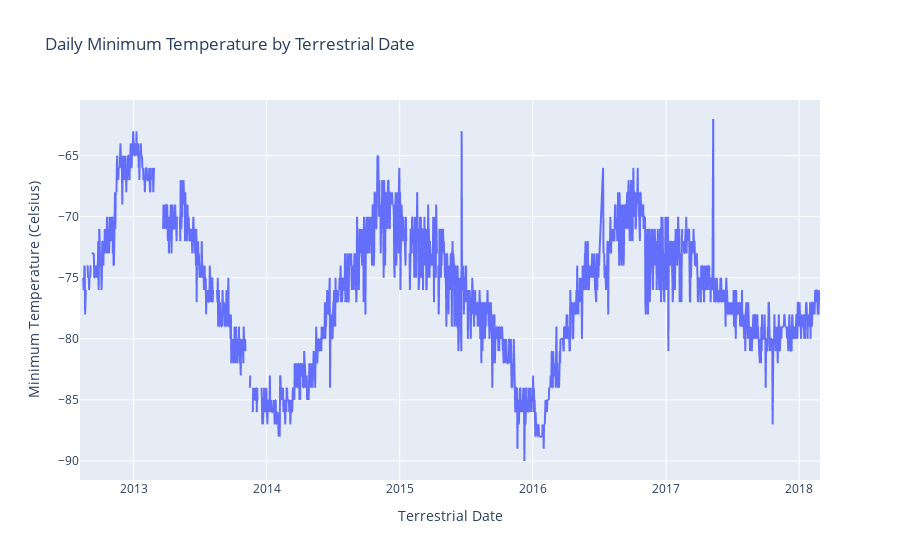

Notebook code for this chart:
### Code cell
# Plot a line chart the daily minimum temp
# note: you do not need to modify the dataframe 
# use the original one you loaded at the beginning of the milestone.
px.line(df, x='terrestrial_date', y='min_temp', title="Daily Minimum Temperature by Terrestrial Date", labels={'min_temp': 'Minimum Temperature (Celsius)', 'terrestrial_date': 'Terrestrial Date'}).show()

### Figure 1 — Plotly figure (JSON) as saved in the notebook; plotly's stock layout.template omitted (floating-point values rounded to 4 significant figures; data arrays with more than 128 entries replaced by an {"elided": "..."} marker saying what was removed)
{"data": [{"hovertemplate": "Terrestrial Date=%{x}<br>Minimum Temperature (Celsius)=%{y}<extra></extra>", "legendgroup": "", "line": {"color": "#636efa", "dash": "solid"}, "marker": {"symbol": "circle"}, "mode": "lines", "name": "", "showlegend": false, "type": "scattergl", "x": {"elided": "1894 str values"}, "xaxis": "x", "y": {"elided": "1894 int values"}, "yaxis": "y"}], "layout": {"autosize": true, "legend": {"tracegroupgap": 0}, "title": {"text": "Daily Minimum Temperature by Terrestrial Date"}, "xaxis": {"anchor": "y", "autorange": true, "domain": [0, 1], "range": ["2012-08-07", "2018-02-27"], "title": {"text": "Terrestrial Date"}, "type": "date"}, "yaxis": {"anchor": "x", "autorange": true, "domain": [0, 1], "range": [-91.56, -60.44], "title": {"text": "Minimum Temperature (Celsius)"}, "type": "linear"}}}
